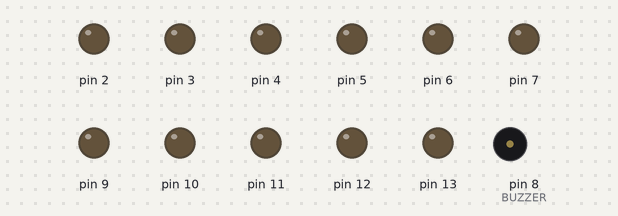
A sketch run on a simulated Arduino Uno, built with avr-gcc and run on an emulated ATmega328P. On the bench: output pins drawn as LEDs (lit = HIGH), buzzer (waves = sounding).

Above: at 0.1 s.
At 2.1 s:
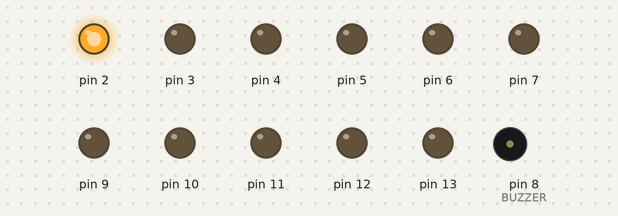
At 2.9 s:
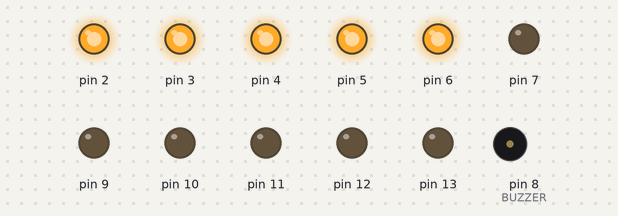
At 10.43 s:
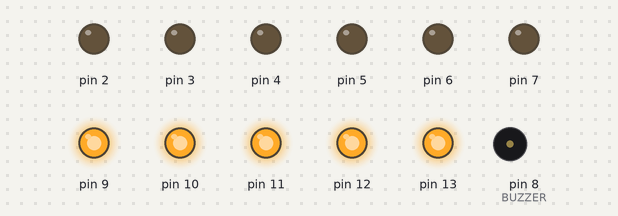
At 20.8 s:
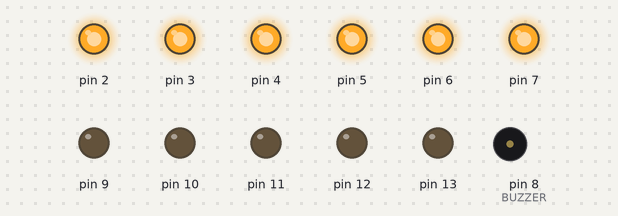
At 38.0 s:
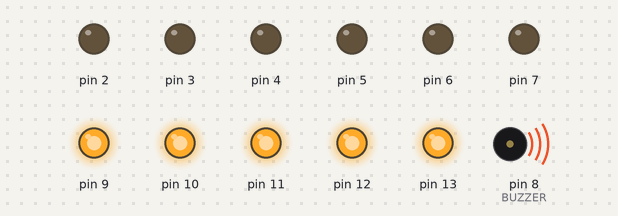
Timing chart, 0 to 40.0 s (numbered marks = the images above):
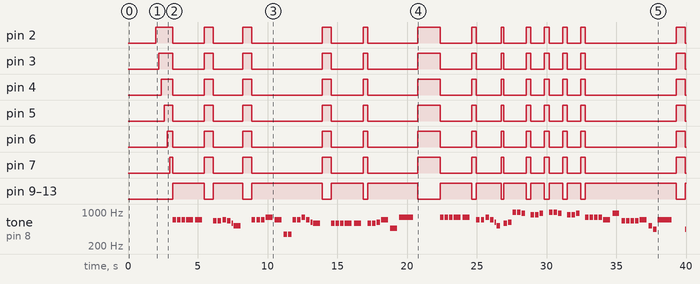

The sketch:

BohemianRhapsody1.ino
```cpp
#define BUTTON  2
#define BUZZER  8

#define NOTE_C4  262
#define NOTE_CS4 277
#define NOTE_D4  294
#define NOTE_DS4 311
#define NOTE_E4  330
#define NOTE_F4  349
#define NOTE_FS4 370
#define NOTE_G4  392
#define NOTE_GS4 415
#define NOTE_A4  440
#define NOTE_AS4 466
#define NOTE_B4  494
#define NOTE_C5  523
#define NOTE_CS5 554
#define NOTE_D5  587
#define NOTE_DS5 622
#define NOTE_E5  659
#define NOTE_F5  698
#define NOTE_FS5 740
#define NOTE_G5  784
#define NOTE_GS5 831
#define NOTE_A5  880
#define NOTE_AS5 932
#define NOTE_B5  988
#define NOTE_C6  1047
#define NOTE_CS6 1109
#define NOTE_D6  1175
#define NOTE_DS6 1245
#define NOTE_E6  1319
#define NOTE_F6  1397
#define NOTE_FS6 1480
#define NOTE_G6  1568
#define NOTE_GS6 1661
#define NOTE_A6  1760
#define NOTE_AS6 1865
#define NOTE_B6  1976

#define TOTAL_NOTES 95

int bohemian1Melody[] = {
  NOTE_F5, NOTE_F5, NOTE_F5, NOTE_F5, NOTE_F5, 0,
  NOTE_E5, NOTE_E5, NOTE_F5, NOTE_E5, NOTE_D5, NOTE_C5, 0,
  NOTE_F5, NOTE_F5, NOTE_F5, NOTE_G5, NOTE_F5,
  NOTE_F4, NOTE_F4, NOTE_F5, NOTE_F5, NOTE_G5, NOTE_F5, NOTE_DS5, NOTE_D5, 0,

  NOTE_D5, NOTE_D5, NOTE_D5, NOTE_D5, NOTE_D5, 0,
  NOTE_D5, NOTE_D5, NOTE_DS5, NOTE_F5, NOTE_AS4, NOTE_G5, 0, 0,
  NOTE_G5, NOTE_G5, NOTE_G5, NOTE_G5, NOTE_G5, 0,
  NOTE_F5, NOTE_F5, NOTE_G5, NOTE_F5, NOTE_DS5, NOTE_C5,
  0, NOTE_D5, NOTE_DS5,

  NOTE_B5, NOTE_B5, NOTE_AS5, 0,
  NOTE_A5, NOTE_A5, NOTE_AS5, 0,
  NOTE_B5, NOTE_B5, NOTE_AS5, 0,
  NOTE_A5, NOTE_A5, NOTE_AS5, 0,

  NOTE_G5, NOTE_G5, NOTE_G5, NOTE_G5, NOTE_F5, NOTE_AS5,
  NOTE_E5, NOTE_E5, NOTE_E5, NOTE_E5, NOTE_F5,
  NOTE_C5, NOTE_A4, NOTE_F5, 0,

  NOTE_A4, NOTE_AS4, NOTE_AS4,

  NOTE_G6, NOTE_F6, 0, NOTE_G6, NOTE_F6,
};

int bohemian1NoteDurations[] = {
  4, 4, 4, 2, 2, 2,
  4, 4, 4, 4, 8, 2, 2,
  4, 4, 4, 2, 2,
  4, 4, 4, 4, 4, 4, 8, 2, 2, // 27

  4, 4, 4, 2, 2, 4,
  4, 4, 4, 2, 2, 1, 1, 4,
  4, 4, 4, 2, 2, 4,
  4, 4, 4, 4, 8, 4,
  8, 4, 4, // 29

  4, 4, 4, 4,
  4, 4, 4, 4,
  4, 4, 4, 4,
  4, 4, 4, 4, // 16

  4, 4, 4, 4, 2, 2,
  4, 4, 4, 4, 2,
  4, 4, 1, 2, // 15

  4, 4, 1,
  2, 2, 1, 2, 2
};

#define playbohemian1Melody() playMelody(bohemian1Melody, bohemian1NoteDurations, TOTAL_NOTES)

int pin = 0;

void setup()
{
  for (pin = 2; pin < 14; pin++) {
    pinMode(pin, OUTPUT);
  }

  delay(2000);

  for (pin = 2; pin < 8; pin++) {
    digitalWrite(pin, HIGH);
    delay(200);
  }

  playbohemian1Melody();

  LEDs(LOW);
  for (pin = 8; pin > 1; pin--) {
    digitalWrite(pin, LOW);
    delay(200);
  }
}

void loop()
{

}

void playMelody(int *melody, int *noteDurations, int notesLength)
{
  for (int thisNote = 0; thisNote < notesLength; thisNote++) {
    int noteDuration = 1000 / noteDurations[thisNote];
    tone(BUZZER, melody[thisNote], noteDuration);

    if (melody[thisNote] == 0) {
      LEDs(LOW);
    }
    else {
      LEDs(HIGH);
    }

    int pauseBetweenNotes = noteDuration * 1.30;
    delay(pauseBetweenNotes);
    noTone(BUZZER);
  }
}

void LEDs(boolean ledArray)
{
  if (ledArray == HIGH) {
    for (pin = 2; pin < 8; pin++) {
      digitalWrite(pin, LOW);
    }
    for (pin = 9; pin < 14; pin++) {
      digitalWrite(pin, HIGH);
    }
  }
  else {
    for (pin = 2; pin < 8; pin++) {
      digitalWrite(pin, HIGH);
    }
    for (pin = 9; pin < 14; pin++) {
      digitalWrite(pin, LOW);
    }
  }
}
```

Measured:
- by itself, pin 2: LOW → HIGH at 2.0 s, → LOW 1.2 s later, → HIGH 2.3 s later, → LOW 0.65 s later, … (26 changes in this stretch)
- by itself, pin 3: LOW → HIGH at 2.2 s, → LOW 1.0 s later, → HIGH 2.3 s later, → LOW 0.65 s later, … (26 changes in this stretch)
- by itself, pin 4: LOW → HIGH at 2.4 s, → LOW 0.80 s later, → HIGH 2.3 s later, → LOW 0.65 s later, … (26 changes in this stretch)
- by itself, pin 5: LOW → HIGH at 2.6 s, → LOW 0.60 s later, → HIGH 2.3 s later, → LOW 0.65 s later, … (26 changes in this stretch)
- by itself, pin 6: LOW → HIGH at 2.8 s, → LOW 0.40 s later, → HIGH 2.3 s later, → LOW 0.65 s later, … (26 changes in this stretch)
- by itself, pin 7: LOW → HIGH at 3.0 s, → LOW 0.20 s later, → HIGH 2.3 s later, → LOW 0.65 s later, … (26 changes in this stretch)
- by itself, pin 9–13: LOW → HIGH at 3.2 s, → LOW 2.3 s later, → HIGH 0.65 s later, → LOW 2.1 s later, … (25 changes in this stretch)
- by itself, tone on pin 8 (BUZZER): plays 698 Hz for 0.25 s, 698 Hz for 0.25 s, 698 Hz for 0.25 s, 698 Hz for 0.50 s, 698 Hz for 0.50 s, 659 Hz for 0.25 s … (75 notes in this stretch)
